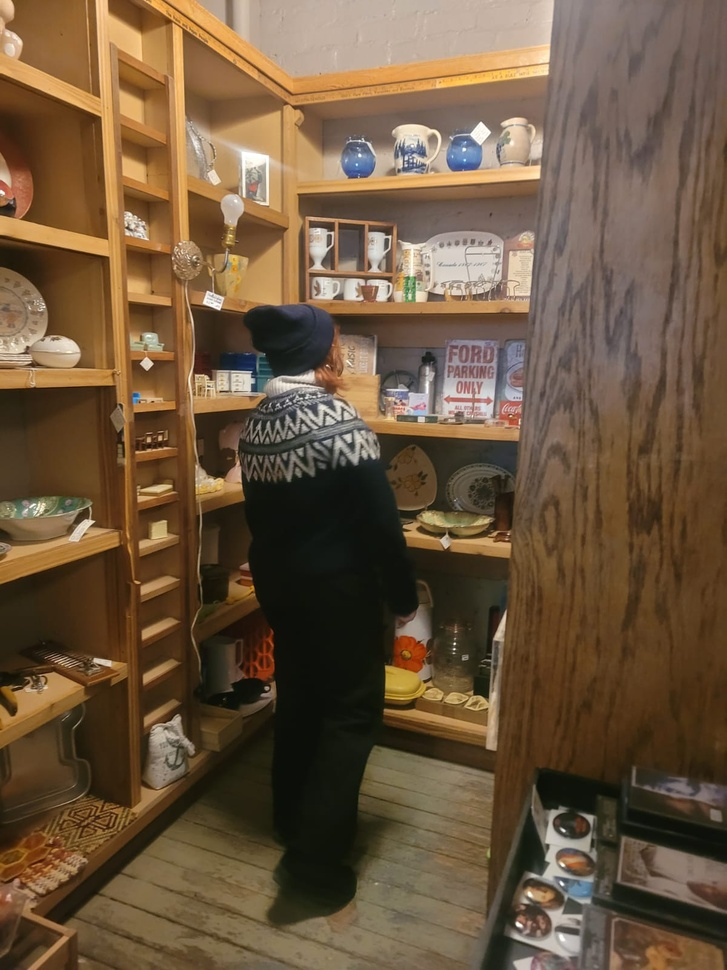
%> input picture Com vision/Lab 1/person.jpeg, 727 x 970 px, shrunk from 1200 x 1600 before the run
$ octave lab1-4.m   (GNU Octave 9; MATLAB toolbox functions it lacks are replaced by stand-ins)
%> lines starting %> are read from the running program, lines starting %| are printed output that depends on the picture
% Lab Example edited.
% By:Enze Cui & JFP
% edited by: Santiago Villarreal

clc, clear, close all;

%Initialization
EXP_NAME='_ImgScalarField';
Img_name = ['person'];
IMG0 = imread([Img_name,'.jpeg']);
%> IMG0 is the input picture: size 970x727x3 uint8; mean R, G, B 108.9, 86.4, 62
IMG = rgb2gray(IMG0);
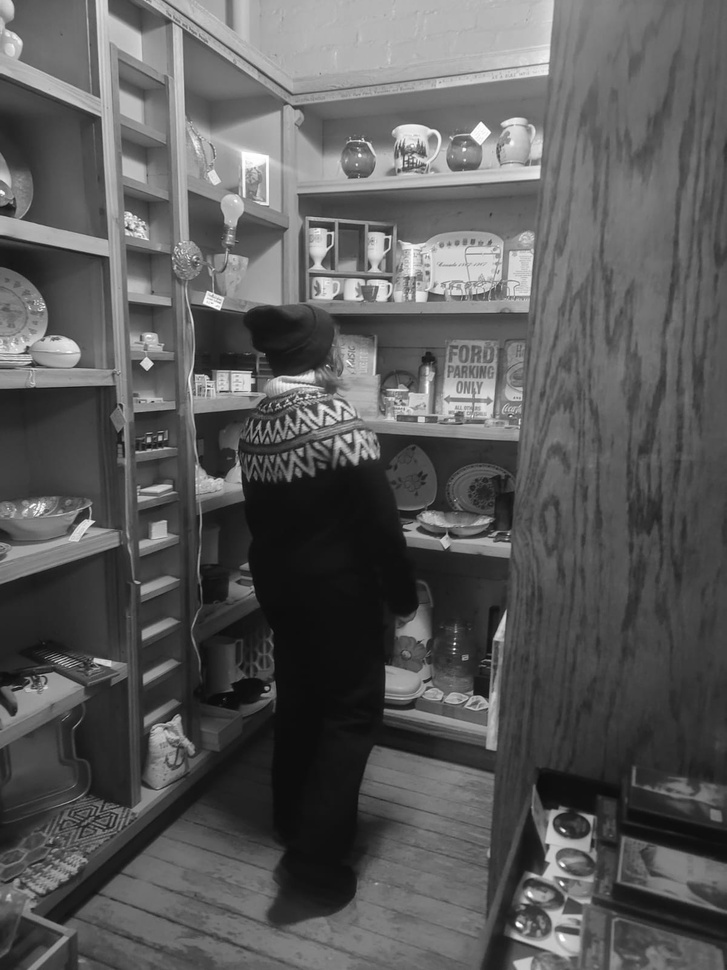
%> IMG: size 970x727 uint8; min 9, max 255, mean 90.3
[row,col,] = size(IMG);
%> row = 970; col = 727

%calculation
x = round(row/20)+1:round(row/10):round(row/20)+row;
%> x = [50 147 244 341 438 535 632 729 826 923]
y = round(col/20+1):round(col/10):round(col/20)+col;
%> y = [37 110 183 256 329 402 475 548 621 694]
[xx,yy] = meshgrid(y,x); %construct the vector field using motions

%visualization
f = figure;

subplot(1,3,1),% plot the frame
imagesc(IMG0),grid on,axis on;
title (['EV Image: ',Img_name]);

subplot(1,3,2);   %plot the vector field
scatter(xx,yy,'o','b','filled');
%> (this line was passed over: scatter is not available in this run)
text(200,300,'88')
grid on,axis on;
set(gca, 'YDir','reverse');
title('Scalar Field')

subplot(1,3,3);   %plot the vector
scatter(200,300,'o','r','filled');
%> (this line was passed over: scatter is not available in this run)
text(200,300,'88')
grid on,axis on;
set(gca, 'YDir','reverse');
title('Sc Field')
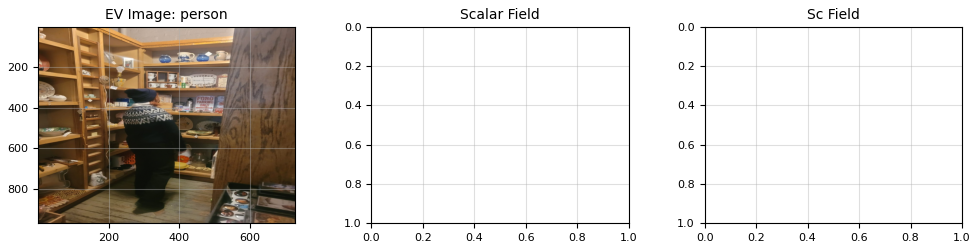
%> figure redrawn from the program's plot data, 3 panels

disp('finish')
